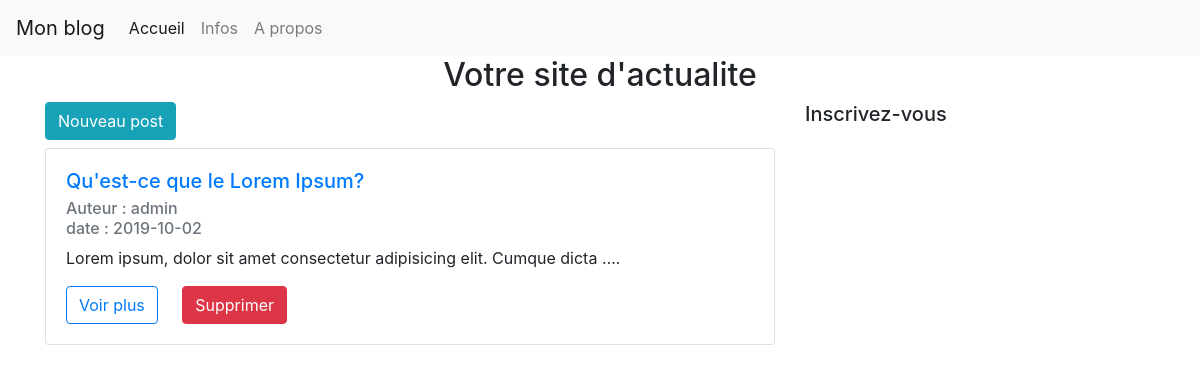
The page /news/ on the database as committed earlier.
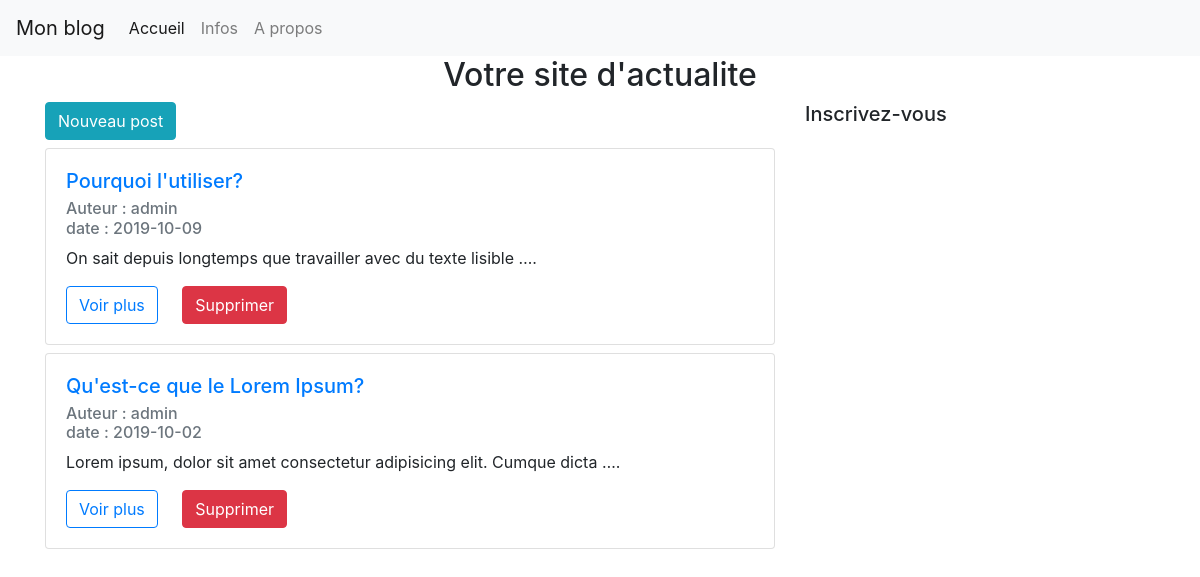
The same page on the database as committed later.
### infos/models.py (models this page shows, shortened)
class Article(models.Model):
    titre = models.CharField(max_length=150)
    contenu = models.TextField()
    auteur = models.ForeignKey(User, on_delete=models.CASCADE)
    date_creation = models.DateTimeField(auto_now_add=True)
    date_publication = models.DateTimeField(
        auto_now_add=False, blank=True, null=True)
    date_modification = models.DateTimeField(
        auto_now_add=False, blank=True, null=True)

### infos/views.py (the view)
# urls.py: path("news/", views.infos, name="news"),
def infos(request):
    articles = Article.objects.order_by('-id')
    context = {"articles": articles}
    return render(request, "infos/news.html", context)

### templates/infos/news.html
{% extends 'base.html' %}
{% block header %}
<h2 class="text-center">Votre site d'actualite</h2>
{% endblock %}
{% block contenu %}
<div class="row mt-2">
  <div class="col-md-8">
    <h4>
      <a href="{% url 'new_article' %}" class="btn btn-info">Nouveau post</a>
    </h4>
    {% if articles %}
    {% for article in articles %}
    <div class="card mt-2">
      <div class="card-body">
        <h5 class="card-title"><a href="{% url 'details' article.id %}">{{ article.titre }}</a> </h5>
        <h6 class="card-subtitle mb-2 text-muted">Auteur : {{ article.auteur }} <br> date :
          {{ article.date_creation|date:"Y-m-d" }}
        </h6>
        <p class="card-text">{{ article.contenu|safe|truncatewords:10 }}.</p>
        <a href="{% url 'details' article.id %}" class="card-link btn btn-outline-primary">Voir plus</a>
        <a href="{% url 'delete_article' article.id %}" class="card-link btn btn-danger">Supprimer</a>
      </div>
    </div>
    {% endfor %}
    {% else %}
    <p>Pas d'articles</p>
    {% endif %}
  </div>
  <div class="col-md-4">
    <aside>
      <h5>Inscrivez-vous</h5>
    </aside>
  </div>
</div>
{% endblock %}

### templates/base.html (shortened to what this page needs)
<!DOCTYPE html>
{% load static %}
<html lang="en">
<head>
  <link rel="stylesheet" href="{% static 'css/bootstrap.min.css' %}">
</head>
<body>
  {% include 'partials/_navbar.html' %}
  {% block header %}{% endblock %}
  <div class="container">
    {% block contenu %}{% endblock  %}
  </div>
</body>
</html>

### templates/partials/_navbar.html (shortened to what this page needs)
<nav class="navbar navbar-expand-lg navbar-light bg-light">
  <a class="navbar-brand" href="#">Mon blog</a>
  <div class="collapse navbar-collapse" id="navbarNav">
    <ul class="navbar-nav">
      <li class="nav-item active">
        <a class="nav-link" href="{% url 'index' %}">Accueil </a>
      </li>
      <li class="nav-item">
        <a class="nav-link" href="{% url 'news' %}">Infos</a>
      </li>
      <li class="nav-item">
        <a class="nav-link" href="{% url 'about' %}">A propos</a>
      </li>
    </ul>
  </div>
</nav>

Rows that differ between the two databases and show on the page:
added Article: titre "Pourquoi l'utiliser?", auteur "admin", date_creation "2019-10-09", contenu "On sait depuis longtemps que travailler avec du texte lisible …"
